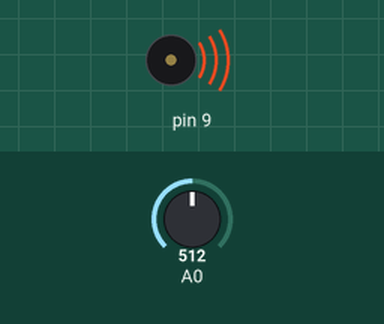
Simulated run of this sketch. Board: Arduino Uno, built with avr-gcc and run on an emulated ATmega328P. Shown: buzzer (waves = sounding). The inputs (shaded band) are chosen by the test bench; at power-on: A0 = 512. What the sketch prints to the serial monitor is not drawn.

Above: at 0.05 s.
Timing chart, 0 to 3.0 s (numbered marks = the images above):
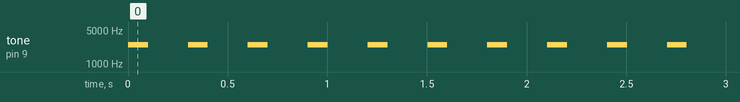

The sketch:

jodo.ino
```cpp
void setup() {
  // put your setup code here, to run once:
  // 아날로그 입출력이라 pinMode 필요 없음
  Serial.begin(9600);
}

void loop() {
  // put your main code here, to run repeatedly:
  int light = analogRead(A0);
  int ledLight = map(light, 0, 1023, 31, 4978); // 아날로그 입력은 0~1023 출력은 0~255
  Serial.println(ledLight);
  tone(9, ledLight, 100);
  delay(100);
  noTone(8);
  delay(200);
}
```

Measured:
- by itself, tone on pin 9: alternates 2506 Hz for 0.10 s and silent for 0.20 s
